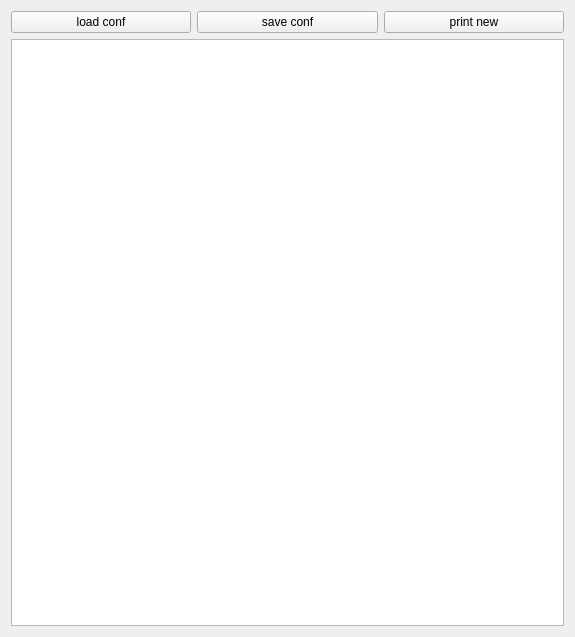
<?xml version="1.0" encoding="UTF-8"?>
<ui version="4.0">
 <class>Form</class>
 <widget class="QWidget" name="Form">
  <property name="geometry">
   <rect>
    <x>0</x>
    <y>0</y>
    <width>575</width>
    <height>637</height>
   </rect>
  </property>
  <property name="windowTitle">
   <string>Form</string>
  </property>
  <layout class="QVBoxLayout" name="verticalLayout">
   <item>
    <layout class="QHBoxLayout" name="horizontalLayout">
     <item>
      <widget class="QPushButton" name="pushButton_load_conf">
       <property name="text">
        <string>load conf</string>
       </property>
      </widget>
     </item>
     <item>
      <widget class="QPushButton" name="pushButton_save_conf">
       <property name="text">
        <string>save conf</string>
       </property>
      </widget>
     </item>
     <item>
      <widget class="QPushButton" name="pushButton_print_new">
       <property name="text">
        <string>print new</string>
       </property>
      </widget>
     </item>
    </layout>
   </item>
   <item>
    <widget class="QPlainTextEdit" name="plainTextEdit_all_mods">
     <property name="readOnly">
      <bool>true</bool>
     </property>
    </widget>
   </item>
  </layout>
 </widget>
 <resources/>
 <connections/>
</ui>
